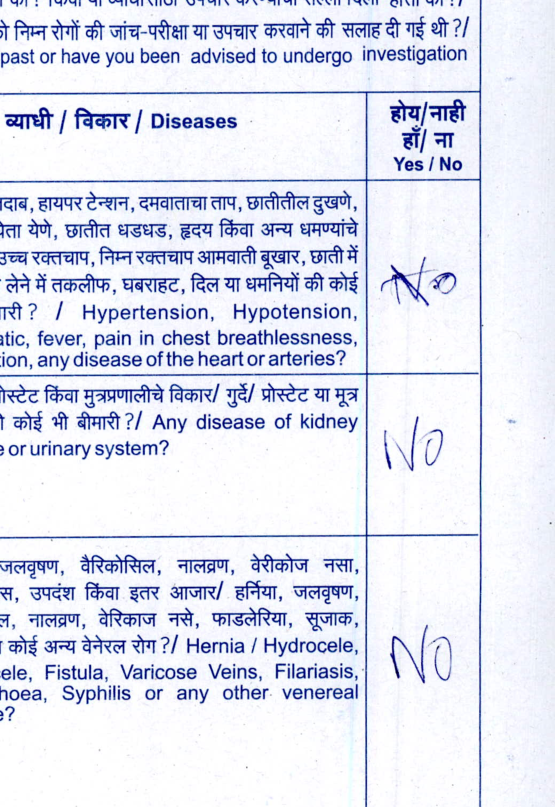
#> input picture debug_page10_medical.png, 555 x 807 px
$ python geometric_segmenter.py ../debug_page10_medical.png
#> lines starting #> are read from the running program, lines starting #| are printed output that depends on the picture; after the words box and inside, x2 and y2 are one past the last pixel; in counts of white or black regions, pixels touching at a corner belong together
"""
GEOMETRIC SEGMENTER (TableMaster / LoRe inspired)
Detects table structure using pure geometry (lines, contours) - NO OCR dependency.
Guarantees 100% accurate cell coordinates for structured forms.
"""
import cv2
import numpy as np
from typing import List, Tuple, Dict

class GeometricSegmenter:
    def __init__(self, image: np.ndarray):
        if len(image.shape) == 3:
            self.gray = cv2.cvtColor(image, cv2.COLOR_BGR2GRAY)
        else:
            self.gray = image
        self.original = image.copy()
        self.cells = []
        self.rows = []

    def detect_grid(self, debug=False) -> List[Tuple[int, int, int, int]]:
        """
        Detect table grid using morphological operations.
        Returns list of (x, y, w, h) for each cell.
        """
        # 1. Invert: Text/Lines become white, background black
        binary = cv2.adaptiveThreshold(
            self.gray, 255,
            cv2.ADAPTIVE_THRESH_GAUSSIAN_C,
            cv2.THRESH_BINARY_INV,
            11, 2
        )

        # 2. Detect Horizontal Lines
        h_kernel = cv2.getStructuringElement(cv2.MORPH_RECT, (40, 1))
        h_lines = cv2.morphologyEx(binary, cv2.MORPH_OPEN, h_kernel)

        # 3. Detect Vertical Lines
        v_kernel = cv2.getStructuringElement(cv2.MORPH_RECT, (1, 40))
        v_lines = cv2.morphologyEx(binary, cv2.MORPH_OPEN, v_kernel)

        # 4. Combine Lines (Table Grid)
        grid = cv2.add(h_lines, v_lines)

        # 5. Dilate to connect gaps
        kernel = cv2.getStructuringElement(cv2.MORPH_RECT, (3, 3))
        dilated_grid = cv2.dilate(grid, kernel, iterations=2)

        # 6. Find Contours (Cells)
        contours, _ = cv2.findContours(dilated_grid, cv2.RETR_TREE, cv2.CHAIN_APPROX_SIMPLE)

        cells = []
        min_area = 1000  # Filter noise
        for cnt in contours:
            x, y, w, h = cv2.boundingRect(cnt)
            if w * h > min_area:
                cells.append((x, y, w, h))

        # 7. Remove nested contours (keep largest parent boxes)
        cells = self._remove_nested(cells)

        # Sort cells: Top-to-Bottom, Left-to-Right
        # Group by Y with tolerance
        self.cells = self._sort_cells(cells)

        if debug:
            debug_img = self.original.copy()
            for (x, y, w, h) in self.cells:
                cv2.rectangle(debug_img, (x, y), (x+w, y+h), (0, 255, 0), 2)
            cv2.imwrite('data/geometric_debug.png', debug_img)

        return self.cells

    def _remove_nested(self, boxes: List[Tuple]) -> List[Tuple]:
        """Remove boxes that are fully inside other boxes."""
        if not boxes: return []
        # Sort by area descending
        boxes = sorted(boxes, key=lambda k: k[2]*k[3], reverse=True)
        result = []
        for i, box in enumerate(boxes):
            is_nested = False
            x1, y1, w1, h1 = box
            for j, other in enumerate(boxes):
                if i == j: continue
                x2, y2, w2, h2 = other
                # Check if box is inside other
                if x1 >= x2 and y1 >= y2 and (x1+w1) <= (x2+w2) and (y1+h1) <= (y2+h2):
                    is_nested = True
                    break
            if not is_nested:
                result.append(box)
        return result

    def _sort_cells(self, cells: List[Tuple]) -> List[Tuple]:
        """Sort cells into rows and columns."""
        if not cells: return []

        # Sort by Y first
        cells_sorted_y = sorted(cells, key=lambda k: k[1])

        # Group into rows
        rows = []
        current_row = [cells_sorted_y[0]]
        last_y = cells_sorted_y[0][1]
        row_threshold = 20  # Pixels tolerance

        for cell in cells_sorted_y[1:]:
            x, y, w, h = cell
            if abs(y - last_y) > row_threshold:
                # New row
                # Sort current row by X
                current_row.sort(key=lambda k: k[0])
                rows.append(current_row)
                current_row = [cell]
                last_y = y
            else:
                current_row.append(cell)

        if current_row:
            current_row.sort(key=lambda k: k[0])
            rows.append(current_row)

        self.rows = rows

        # Flatten
        return [cell for row in rows for cell in row]

    def get_value_column_cells(self) -> List[Tuple]:
        """
        Identify the 'Value Column' (usually the right-most column).
        Returns list of (x, y, w, h) for value cells only.
        """
        if not self.rows:
            self.detect_grid()

        value_cells = []
        for row in self.rows:
            if len(row) >= 3:
                # 3rd column (index 2) is Value
                value_cells.append(row[2])
            elif len(row) == 2:
                # Fallback: 2nd col
                value_cells.append(row[1])

        return value_cells

def extract_value_crops(image_path: str) -> List[np.ndarray]:
    """
    Main function: Extract crops of the Value Column only.
    """
#> called with image_path = '../debug_page10_medical.png'
    img = cv2.imread(image_path)
#> img is the input picture: shape (807, 555, 3); mean B, G, R 241.3, 228, 224.5
    if img is None:
        raise FileNotFoundError(image_path)

    segmenter = GeometricSegmenter(img)
#> in __init__, `self.gray = cv2.cvtColor(image, cv2.COLOR_BGR2GRAY)`:
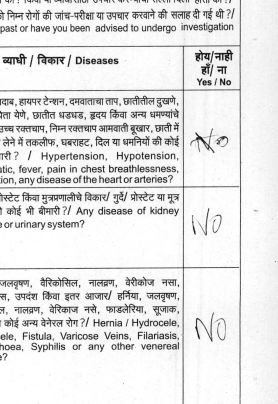
#> self.gray: shape (807, 555) (shown at 1/2 size); min 5, max 255, mean 228.5
    cells = segmenter.detect_grid()
#> in detect_grid, `binary = cv2.adaptiveThreshold( self.gray, 255, cv2.ADAPTIVE_THRESH_GA..`:
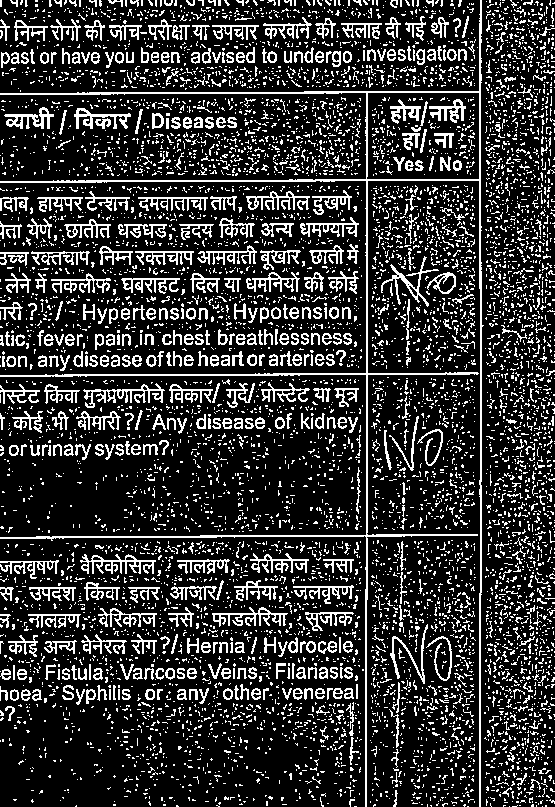
#> binary: shape (807, 555); 19.8% white in thin lines or dots
#> in detect_grid, `h_lines = cv2.morphologyEx(binary, cv2.MORPH_OPEN, h_kernel)`:
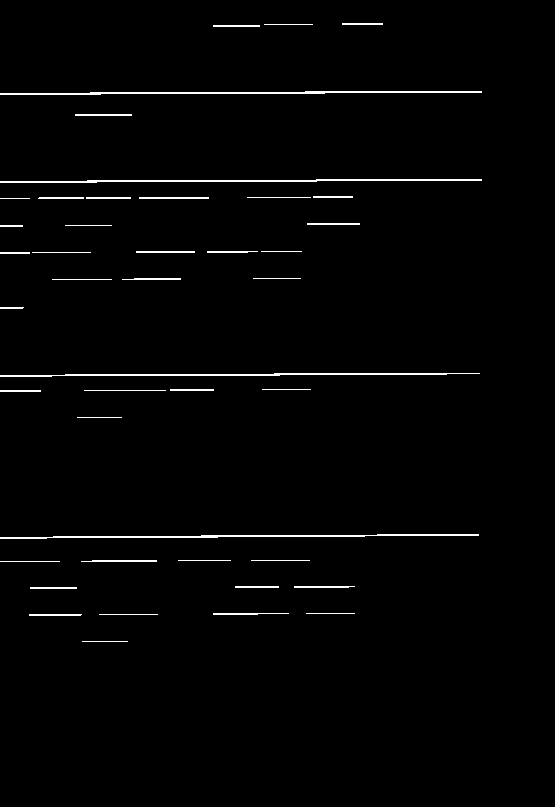
#> h_lines: shape (807, 555); 1.5% white in thin lines or dots, all inside (x1, y1, x2, y2) = (0, 23, 482, 642)
#> in detect_grid, `v_lines = cv2.morphologyEx(binary, cv2.MORPH_OPEN, v_kernel)`:
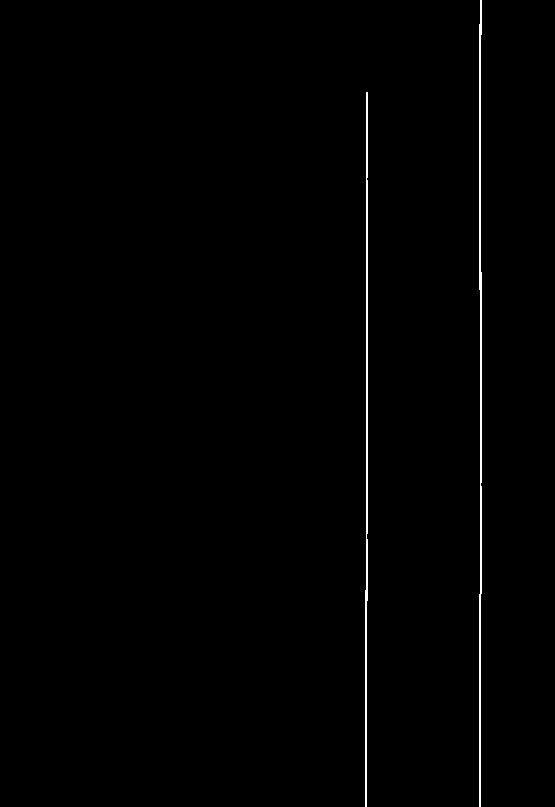
#> v_lines: shape (807, 555); 0.69% white in thin lines or dots, all inside (x1, y1, x2, y2) = (365, 0, 482, 807)
#> in detect_grid, `grid = cv2.add(h_lines, v_lines)`:
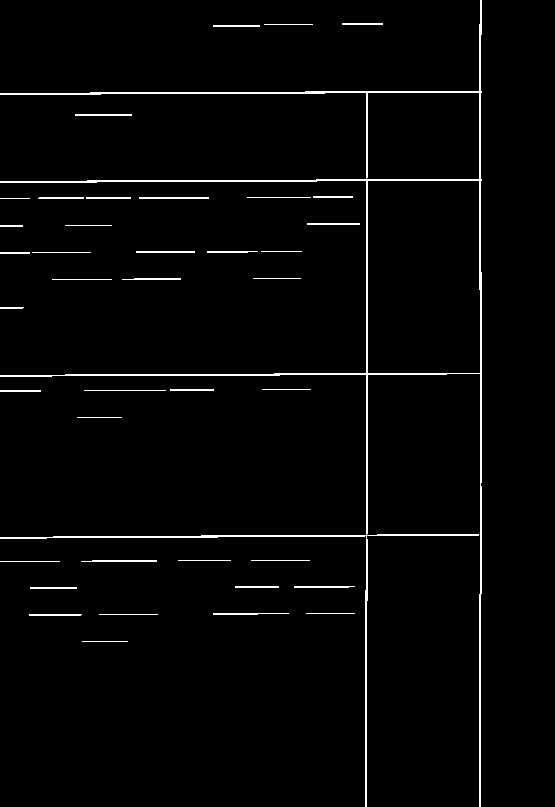
#> grid: shape (807, 555); 2.2% white in thin lines or dots, all inside (x1, y1, x2, y2) = (0, 0, 482, 807)
#> in detect_grid, `dilated_grid = cv2.dilate(grid, kernel, iterations=2)`:
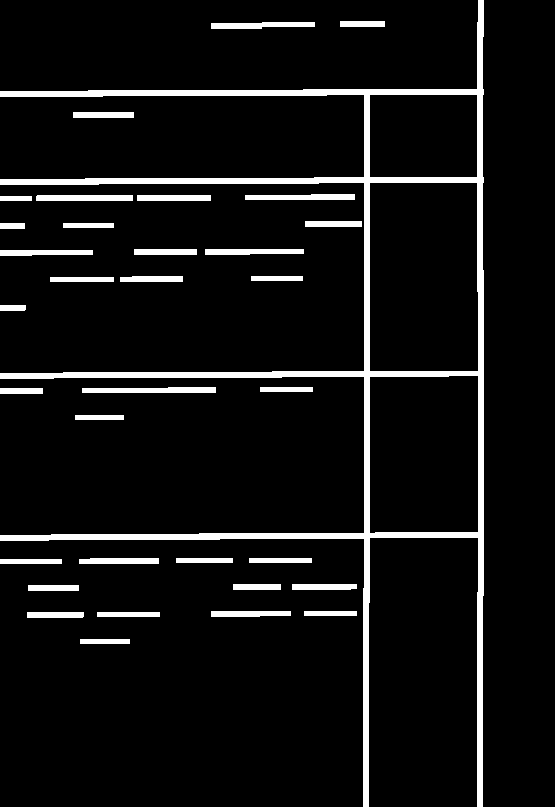
#> dilated_grid: shape (807, 555); 7.2% white; 34 white regions
#> in detect_grid, `contours, _ = cv2.findContours(dilated_grid, cv2.RETR_TREE, cv2.CHAIN_..`: contours = 37 contours; largest, box (x1, y1, x2, y2) and area: (0, 0, 484, 807) 63676, (369, 182, 479, 372) 20490, (369, 375, 479, 534) 17037, (369, 94, 478, 178) 8962, (82, 387, 216, 393) 580
#> the loop in detect_grid, `for cnt in contours:` made 37 passes
#> (cnt, x, y, w, h) on passes 1, 2, 4, 6, 8, 9: ([[80, 639], [80, 643], [129, 643], [129, 639]], 80, 639, 50, 5), ([[97, 612], [97, 616], [159, 616], [159, 612]], 97, 612, 63, 5), ([[304, 611], [304, 615], [356, 615], [356, 611]], 304, 611, 53, 5), ([[28, 585], [28, 590], [78, 590], [78, 585]], 28, 585, 51, 6), ([[233, 584], [233, 589], [280, 589], [280, 584]], 233, 584, 48, 6), ([[0, 559], [0, 563], [61, 563], [61, 559]], 0, 559, 62, 5)
#> after the loop in detect_grid, `for cnt in contours:`: cells = [(0, 0, 484, 807), (369, 375, 110, 159), (369, 182, 110, 190), (369, 94, 109, 84)]
#> in _remove_nested, `boxes = sorted(boxes, key=lambda k: k[2]*k[3], reverse=True)`: boxes = [(0, 0, 484, 807), (369, 182, 110, 190), (369, 375, 110, 159), (369, 94, 109, 84)]
#> the loop in _remove_nested, `for i, box in enumerate(boxes):` made 4 passes
#> after the loop in _remove_nested, `for i, box in enumerate(boxes):`: result = [(0, 0, 484, 807)]
#> in _sort_cells, `last_y = cells_sorted_y[0][1]`: last_y = 0
#> after the loop in _sort_cells, `for cell in cells_sorted_y[1:]:`: rows = []
#> in _sort_cells, `self.rows = rows`: self.rows = [[(0, 0, 484, 807)]]
#> in detect_grid, `self.cells = self._sort_cells(cells)`: self.cells = [(0, 0, 484, 807)]
#> cells = [(0, 0, 484, 807)]

    if not cells:
        print("No table grid detected.")
        return []

    value_cells = segmenter.get_value_column_cells()
#> the loop in get_value_column_cells, `for row in self.rows:` made 1 pass
#> after the loop in get_value_column_cells, `for row in self.rows:`: value_cells = []
#> value_cells = []

    crops = []
    for (x, y, w, h) in value_cells:
        crop = img[y:y+h, x:x+w]
        crops.append(crop)
#> this loop made 0 passes
#> after the loop, crops = []

    return crops, value_cells

if __name__ == "__main__":
    import sys
    path = sys.argv[1] if len(sys.argv) > 1 else 'Techathon_Samples/P02_page2_render.png'

    print(f"Segmenting {path}...")
    crops, cells = extract_value_crops(path)
#> crops = []; cells = []

    print(f"Extracted {len(crops)} value crops.")
#| Extracted 0 value crops.
    for i, crop in enumerate(crops):
        cv2.imwrite(f'data/value_crop_{i}.png', crop)
        print(f"Saved data/value_crop_{i}.png")

$ run again, on debug_page2_address.png
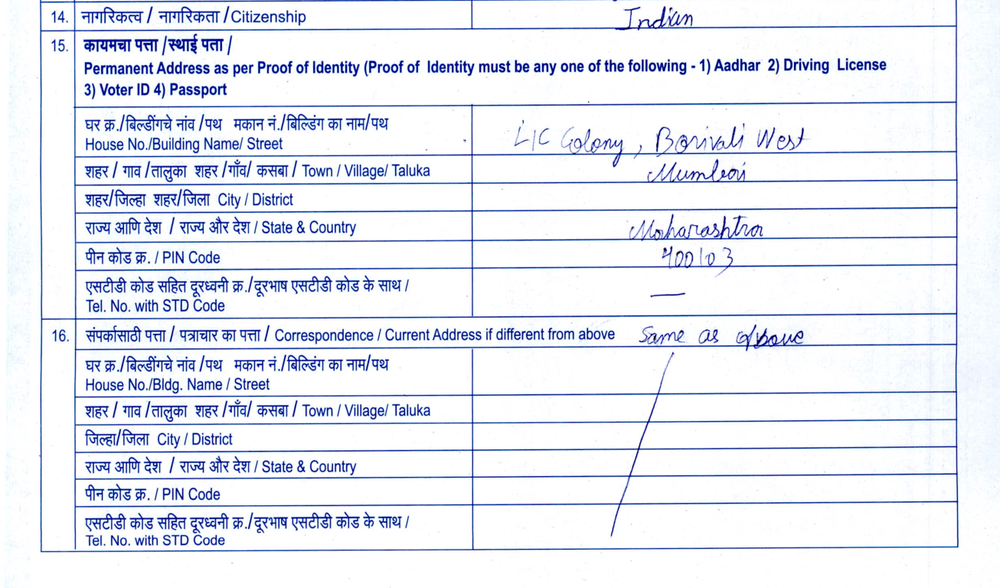
#> input picture debug_page2_address.png, 1000 x 588 px, shrunk from 1306 x 768 before the run
#> in extract_value_crops, img is the input picture: shape (588, 1000, 3); mean B, G, R 245.3, 235.6, 232.3
#> in detect_grid, `binary = cv2.adaptiveThreshold( self.gray, 255, cv2.ADAPTIVE_THRESH_GA..`:
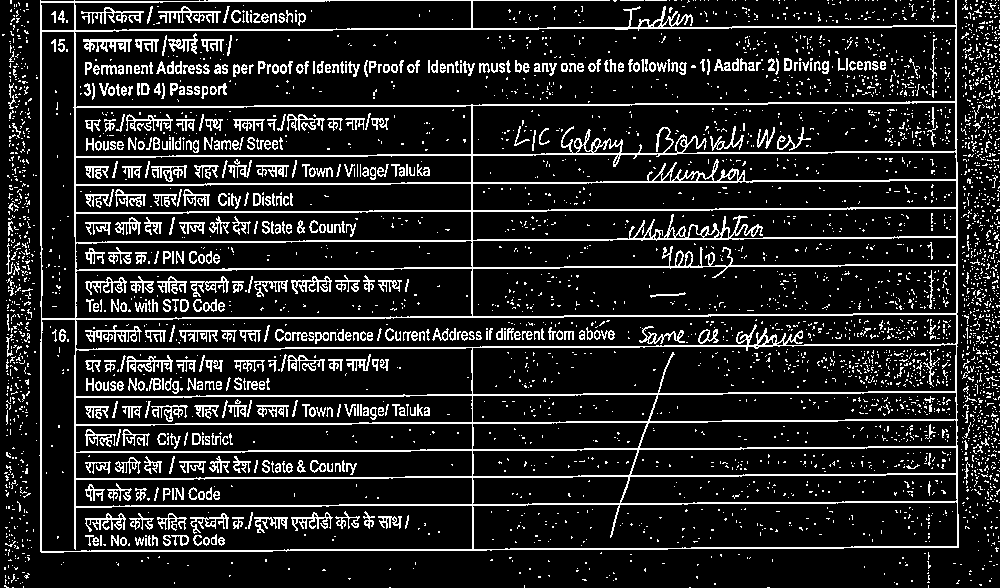
#> binary: shape (588, 1000); 13.6% white in thin lines or dots
#> h_lines: shape (588, 1000); 4.6% white in thin lines or dots, all inside (x1, y1, x2, y2) = (41, 0, 960, 552)
#> v_lines: shape (588, 1000); 0.61% white in thin lines or dots, all inside (x1, y1, x2, y2) = (40, 0, 958, 554)
#> grid: shape (588, 1000); 5.2% white in thin lines or dots, all inside (x1, y1, x2, y2) = (40, 0, 960, 554)
#> in detect_grid, `dilated_grid = cv2.dilate(grid, kernel, iterations=2)`:
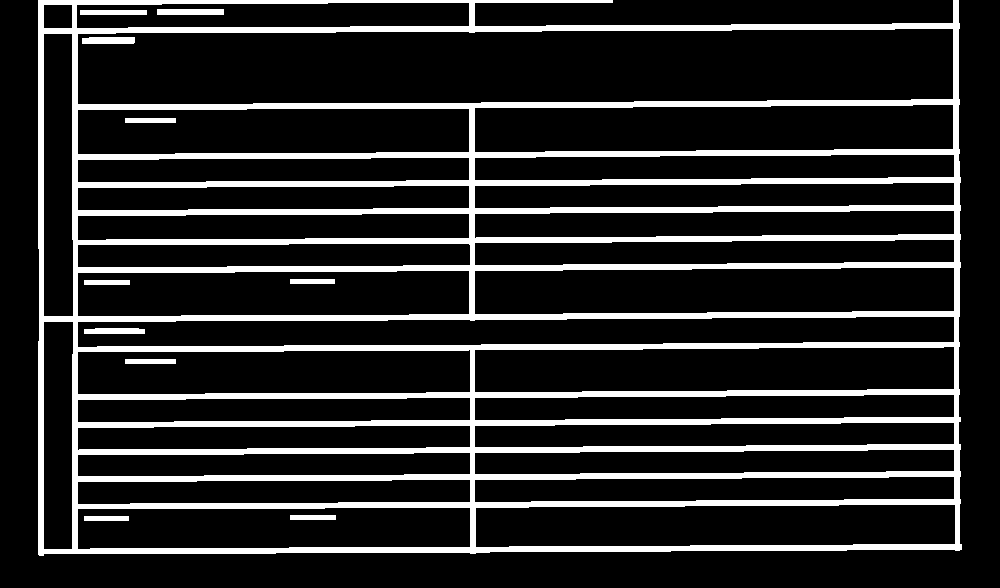
#> dilated_grid: shape (588, 1000); 16.2% white; 11 white regions
#> contours = 41 contours; largest, box (x1, y1, x2, y2) and area: (38, 0, 962, 556) 496004, (77, 28, 954, 105) 62613, (77, 316, 955, 348) 22424, (474, 104, 954, 153) 21311, (474, 267, 955, 315) 21144
#> the loop in detect_grid, `for cnt in contours:` made 41 passes
#> (x, y, w, h) on passes 1, 2, 5, 6, 7, 8, 9, 10: (38, 0, 924, 556), (77, 507, 394, 43), (475, 504, 481, 44), (77, 479, 394, 26), (474, 476, 481, 27), (77, 452, 394, 25), (474, 449, 481, 26), (77, 425, 394, 26)
#> after the loop in detect_grid, `for cnt in contours:`: cells = 30 items, first 6: (38, 0, 924, 556), (77, 507, 394, 43), (475, 504, 481, 44), (77, 479, 394, 26), (474, 476, 481, 27), (77, 452, 394, 25)
#> boxes = 30 items, first 6: (38, 0, 924, 556), (77, 28, 877, 77), (77, 316, 878, 32), (474, 104, 480, 49), (474, 267, 481, 48), (474, 346, 481, 47)
#> the loop in _remove_nested, `for i, box in enumerate(boxes):` made 30 passes
#> after the loop in _remove_nested, `for i, box in enumerate(boxes):`: result = [(38, 0, 924, 556)]
#> in _sort_cells, `last_y = cells_sorted_y[0][1]`: last_y = 0
#> after the loop in _sort_cells, `for cell in cells_sorted_y[1:]:`: rows = []
#> self.rows = [[(38, 0, 924, 556)]]
#> self.cells = [(38, 0, 924, 556)]
#> the loop in get_value_column_cells, `for row in self.rows:` made 1 pass
#> after the loop in get_value_column_cells, `for row in self.rows:`: value_cells = []
#| Extracted 0 value crops.
